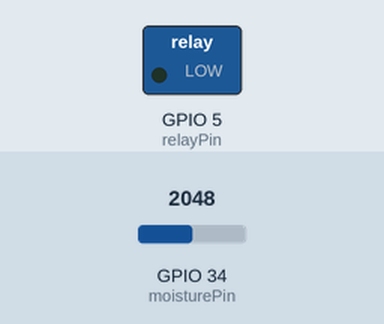
A sketch run on a simulated ESP32. Parts: switched loads named in the sketch (green lamp = pin HIGH). Inputs (shaded band) come from the test bench; at power-on: GPIO 34 (moisturePin) = 2048. WiFi joins after 1.5 s; servers stay silent unless stated; uploads are accepted with an empty reply; what the sketch prints to the serial monitor is not drawn.

Above: at 3.2 s.
3.3 s: GPIO 34 (moisturePin) set to 1288
9.1 s: GPIO 34 (moisturePin) set to 1162
At 13.9 s:
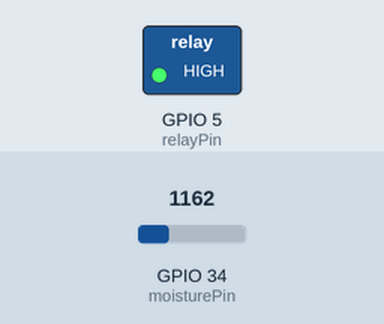
14.9 s: GPIO 34 (moisturePin) set to 2047
At 19.1 s:
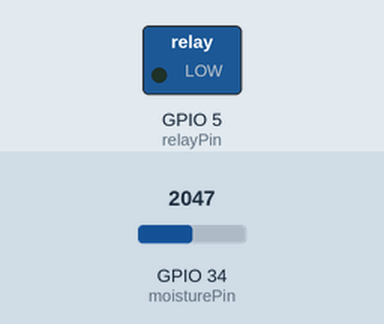
20.7 s: GPIO 34 (moisturePin) set to 1228
At 24.3 s:
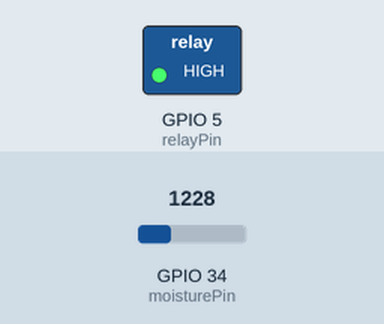
Timing chart, 0 to 25.8 s (numbered marks = the images above; inputs shaded):
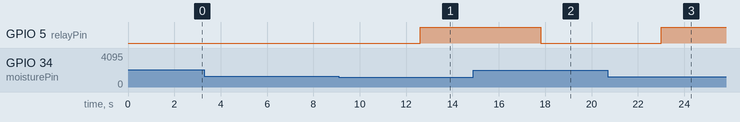

Measured:
- the behaviour switches between 1229 and 1228 on GPIO 34 (moisturePin) (found by bisection; images 0 and 1)
- after the input at 3.3 s, every drawn part: stays the same
- after the input at 9.1 s, GPIO 5 (relayPin): LOW → HIGH after 3.5 s
- after the input at 14.9 s, GPIO 5 (relayPin): HIGH → LOW after 2.9 s
- after the input at 20.7 s, GPIO 5 (relayPin): LOW → HIGH after 2.3 s

The sketch:

esp32.ino
```cpp
#include <WiFi.h>
#include <HTTPClient.h>

const char* ssid = "YOUR_WIFI";
const char* password = "YOUR_PASSWORD";
const char* server = "http://YOUR_IP:8080/api/sensor";

int moisturePin = 34;
int relayPin = 5;

void setup() {
  Serial.begin(115200);
  WiFi.begin(ssid, password);
  pinMode(relayPin, OUTPUT);

  while (WiFi.status() != WL_CONNECTED) {
    delay(1000);
    Serial.println("Connecting...");
  }
}

void loop() {
  int moistureValue = analogRead(moisturePin);
  float moisture = map(moistureValue, 0, 4095, 0, 100);

  float temp = 30.0;
  float humidity = 60.0;

  if (WiFi.status() == WL_CONNECTED) {
    HTTPClient http;

    String url = String(server) +
      "?moisture=" + moisture +
      "&temp=" + temp +
      "&humidity=" + humidity;

    http.begin(url);
    int httpResponseCode = http.POST("");

    if (httpResponseCode > 0) {
      if (moisture < 30) {
        digitalWrite(relayPin, HIGH);
      } else {
        digitalWrite(relayPin, LOW);
      }
    }

    http.end();
  }

  delay(5000);
}
```
